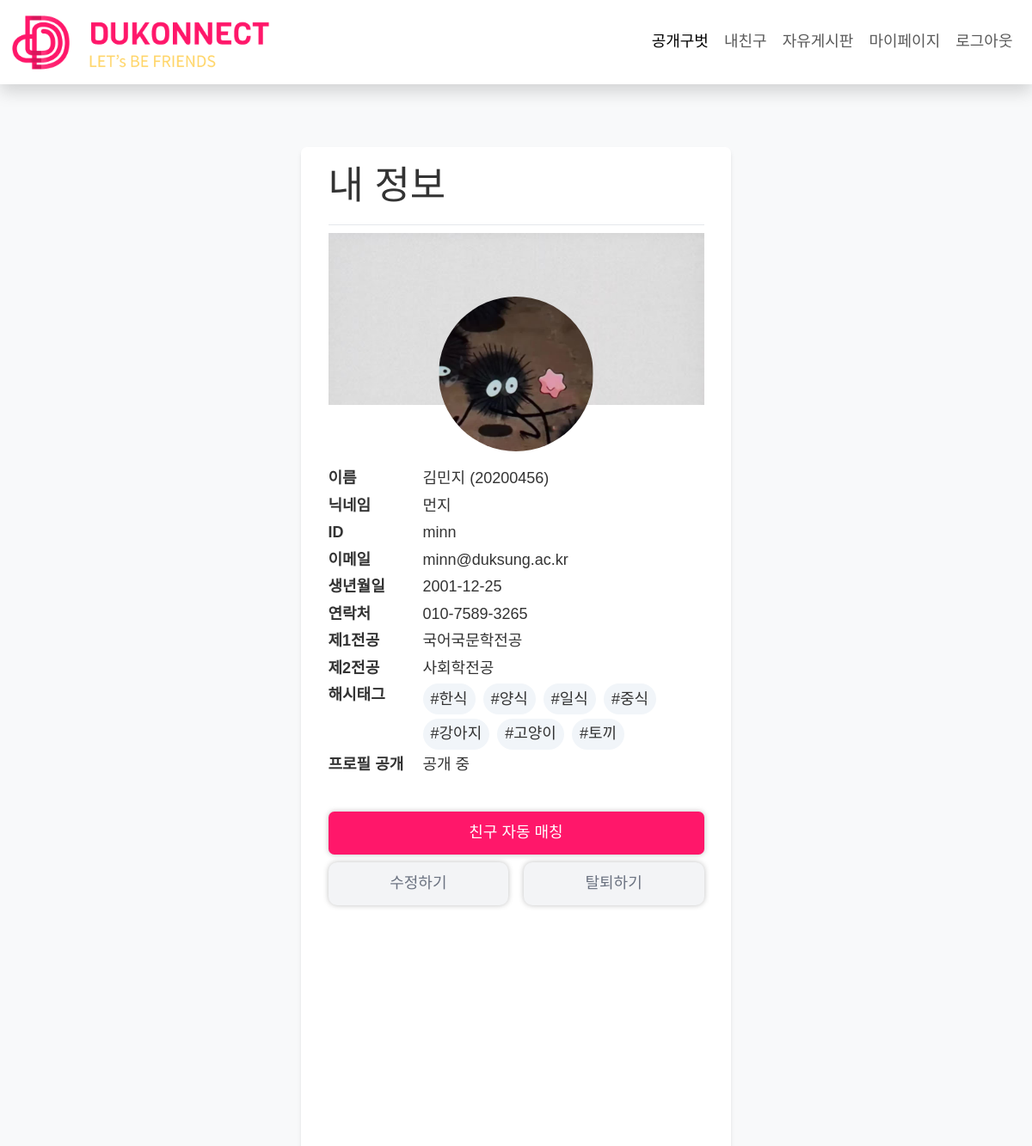
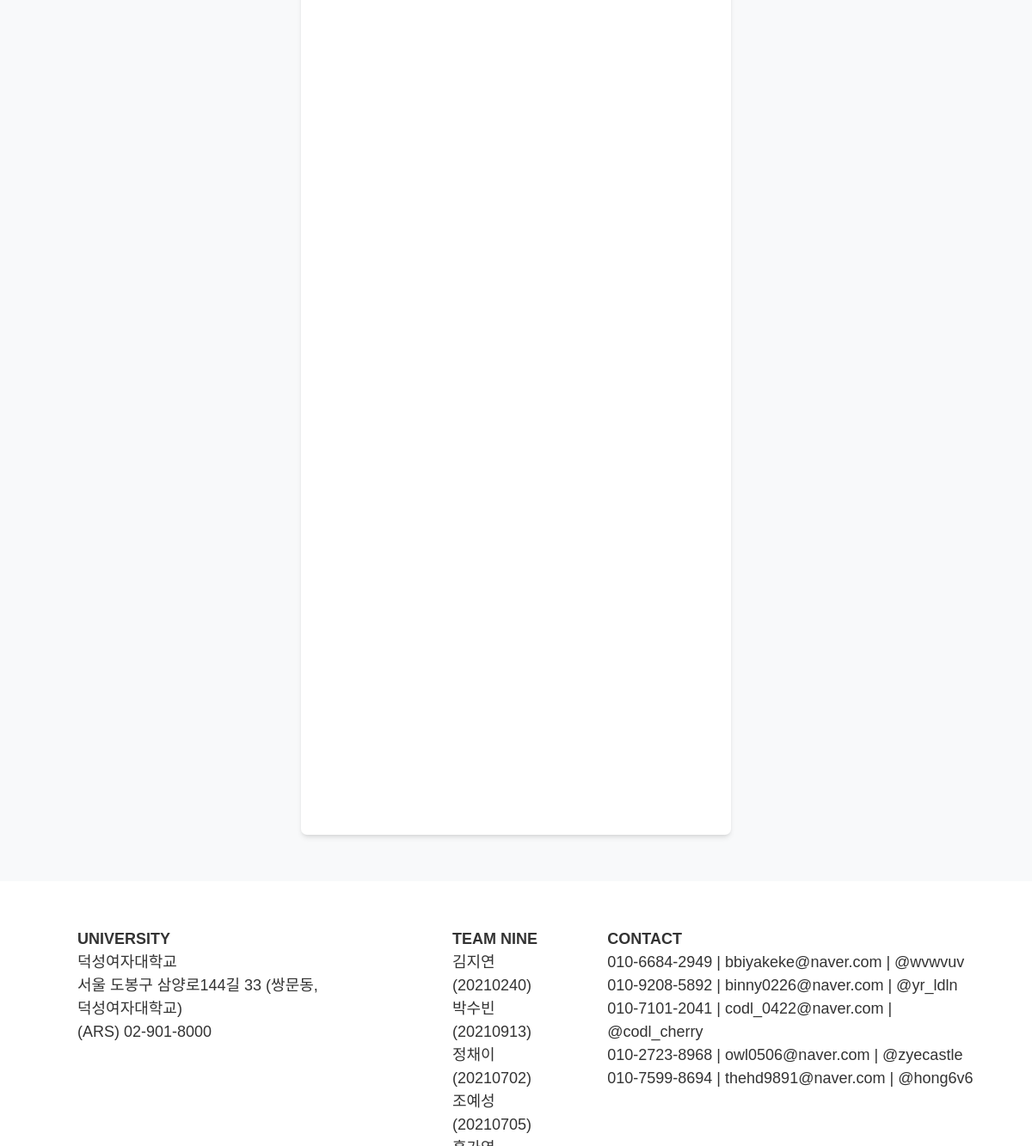
The app's page /mypage/ (signed in) with its own data (2 pictures, top to bottom).
### app/models.py (models this page shows, shortened)
class User(AbstractUser):
    major = [
        ('국어국문학전공', '국어국문학전공'),
        ('일어일문학전공', '일어일문학전공'),
        ('중어중문학전공', '중어중문학전공'),
        ('영어영문학전공', '영어영문학전공'),
        ('불어불문학전공', '불어불문학전공'),
        ('독어독문학전공', '독어독문학전공'),
        ('스페인어전공', '스페인어전공'),
        ('사학전공', '사학전공'),
        ('철학전공', '철학전공'),
        ('미술사학전공', '미술사학전공'),
        ('경영학전공', '경영학전공'),
        ('회계학전공', '회계학전공'),
        ('국제통상학전공', '국제통상학전공'),
        ('법학전공', '법학전공'),
        ('문헌정보학전공', '문헌정보학전공'),
        ('사회학전공', '사회학전공'),
        ('심리학전공', '심리학전공'),
        ('아동가족학전공', '아동가족학전공'),
        ('사회복지학전공', '사회복지학전공'),
        ('정치외교학전공', '정치외교학전공'),
        ('의상디자인전공', '의상디자인전공'),
        ('유아교육과', '유아교육과'),
        ('디지털소프트웨어공학부', '디지털소프트웨어공학부'),
        ('컴퓨터공학전공', '컴퓨터공학전공'),
        ('IT미디어공학전공', 'IT미디어공학전공'),
        ('사이버보안전공', '사이버보안전공'),
        ('소프트웨어전공', '소프트웨어전공'),
        ('바이오공학전공', '바이오공학전공'),
        ('수학전공', '수학전공'),
        ('정보통계학전공', '정보통계학전공'),
        ('화학전공', '화학전공'),
        ('식품영양학전공', '식품영양학전공'),
        ('생활체육학전공', '생활체육학전공'),
        ('동양화전공', '동양화전공'),
        ('서양화전공', '서양화전공'),
        ('실내디자인전공', '실내디자인전공'),
        ('시각디자인전공', '시각디자인전공'),
        ('텍스타일디자인전공', '텍스타일디자인전공'),
        ('한국학전공', '한국학전공'),
        ('한국어교육전공', '한국어교육전공'),
        ('가상현실융합학과', '가상현실융합학과'),
        ('데이터사이언스학과', '데이터사이언스학과'),
    ]
    name = models.CharField(max_length=20, name="name")
    nickname = models.CharField(max_length=20, name="nickname", null=True)
    studentID = models.IntegerField(name="studentID")
    birth = models.DateField(null=True, name="birth")
    tel = models.CharField(max_length=20, name="tel")
    major1 = models.CharField(max_length=20, choices=major)
    major2 = models.CharField(max_length=20, choices=major, null=True)
    tag = models.ManyToManyField(Tag, blank=True)
    open_profile = models.BooleanField()
    prof_image = models.ImageField(upload_to='images/profile/%Y/%m/%d/', blank=True)
    back_image = models.ImageField(upload_to='images/background/%Y/%m/%d/', blank=True)
    friends = models.TextField(blank=True)
    you_liked = models.TextField(blank=True)
    my_like = models.TextField(blank=True)
    create_at = models.DateTimeField(auto_now_add=True)
    update_at = models.DateTimeField(auto_now=True)
    REQUIRED_FIELDS = ['name', 'studentID', 'birth', 'tel', 'open_profile']

class Tag(models.Model):
    name = models.CharField(max_length=50)
    slug = models.SlugField(max_length=200, unique=True, allow_unicode=True)

### app/views.py (the view)
# urls.py: path('mypage/', views.Mypage.as_view(), name='mypage'),
class Mypage(LoginRequiredMixin, DetailView):
    model = User
    template_name = 'mypage.html'
    def get_object(self, queryset=None):
        return self.request.user

### app/templates/mypage.html (shortened to what this page needs)
{% extends 'module/sm_base.html' %}
{% load static %}
{% block title %}내 정보{% endblock %}
{% block content %}
    <div class="w-full h-[200px] overflow-hidden">
    </div>
    <div class="w-40 h-40 overflow-hidden rounded-[50%] z-1 block  mt-[-7rem] mx-auto">
        {% if object.prof_image %}
        <img src="{{ object.prof_image.url }}" alt="프로필 사진" class="w-full">
        {% else %}
        <img src="{% static 'images/profile/prof.png' %}" class="w-full" >
        {% endif %}
    </div>
    <div class="info mt-3">
        <ul class="p-0">
            <li class="flex min-h-[1.75rem]">
                <b class="min-w-[110px] block">이름</b>
                {{ object.name }} ({{ object.studentID}})
            </li>
            <li class="flex min-h-[1.75rem]">
                <b class="min-w-[110px] block">닉네임</b>
                {{ object.nickname }}
            </li>
            <li class="flex min-h-[1.75rem]">
                <b class="min-w-[110px] block">ID</b>
                {{ object.username }}
            </li>
            <li class="flex min-h-[1.75rem]">
                <b class="min-w-[110px] block">이메일</b>
                {{ object.email }}
            </li>
            <li class="flex min-h-[1.75rem]">
                <b class="min-w-[110px] block">생년월일</b>
                {{ object.birth | date:"Y-m-d"  }}
            </li>
            <li class="flex min-h-[1.75rem]">
                <b class="min-w-[110px] block">연락처</b>
                {{ object.tel }}
            </li>
            <li class="flex min-h-[1.75rem]">
                <b class="min-w-[110px] block">제1전공</b>
                {{ object.major1 }}
            </li>
            <li class="flex min-h-[1.75rem]">
                <b class="min-w-[110px] block">제2전공</b>
                {{ object.major2 }}
            </li>
            <li class="flex min-h-[1.75rem]">
                <b class="min-w-[110px] block">해시태그</b>
                <ul class="p-0 flex flex-wrap">
                    {% for t in object.tag.all %}
                    <li class="bg-slate-100 block rounded-3xl mr-2 px-2 py-1 mb-1">#{{t.name}}</li>
                    {% endfor %}
                </ul>
            </li>
            <li class="flex min-h-[1.75rem]">
                <b class="min-w-[110px] block">프로필 공개</b>
                {% if object.open_profile %}
                공개 중
                {% else %}
                비공개
                {% endif%}
            </li>
        </ul>
    </div>
    <button class="pink px-3 rounded mr-1 w-full h-[50px] mt-3">
        <a href="{% url 'app:auto_match_friends' %}" class="text-white hover:text-white no-underline">친구 자동 매칭</a>
    </button>
    <div class="flex justify-between mt-2">
        <a href="/accounts/update" class="w-[48%] block">
            <button class="bg-gray-100 text-gray-500 hover:text-gray-800 px-3 roundedinline-block mr-1 w-full h-[50px]">수정하기</button>
        </a>
        <a href="/accounts/delete" class="w-[48%] block">
            <button class="bg-gray-100 text-gray-500 hover:text-gray-800 px-3 roundedinline-block w-full h-[50px]">탈퇴하기</button>
        </a>
    </div>
{% endblock %}

### app/static/css/common.css (style rules this page uses)
* { margin: 0; padding: 0; list-style: none; box-sizing: border-box; text-decoration: none; border: none; outline: none; font-size: 18px; color: #333; font-family: 'Noto Sans KR', sans-serif; word-break: keep-all; text-align: left; }
a { color: #333; }
button, input[type='submit'] { padding: 0 15px; border-radius: 10px !important; text-align: center; height: 40px; box-shadow: 0px 0px 6px rgba(0, 0, 0, 0.25); }
button.pink { color: #fff; background-color: #FF176A; border-color: #FF176A; }

### records on screen
User: prof_image (picture), name "김민지", studentID "20200456", nickname "먼지", username "minn", email "minn@duksung.ac.kr", birth "2001-12-25", tel "010-7589-3265", major1 "국어국문학전공", major2 "사회학전공"
Tag: name "한식"
Tag: name "양식"
Tag: name "일식"
Tag: name "중식"
Tag: name "강아지"
Tag: name "고양이"
Tag: name "토끼"
